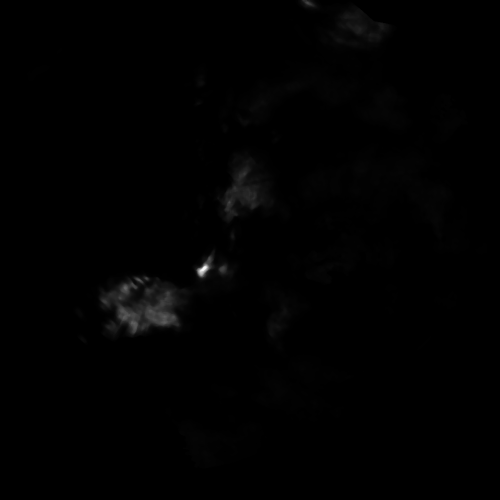
#> input picture radarimages/0000_20181102070200.tif, 1000 x 1000 px (shown at 1/2 size); its folder holds 4 pictures in this run; the run also reads 1 picture not shown here
$ python opticalflow.py
#> lines starting #> are read from the running program, lines starting #| are printed output that depends on the picture
'''
In this test, we use two sucessive radar images to predict the onset images,
and compare the POD/FAR with original one.
we select the two events from last year's radar sequences.
'''

import cv2
import numpy as np
from PIL import Image
import os
import matplotlib.pyplot as plt
import matplotlib.animation as animation
from skimage import transform as tf
import dateutil
import datetime
from sklearn.preprocessing import PolynomialFeatures
from sklearn.linear_model import LinearRegression
from scipy.ndimage import map_coordinates
import skimage.transform as sktf

# Define some hyperparameters for optical flow
# Shi-Tomasi coner detection
FEATURE_PARAMS = dict( maxCorners = 100,
                       qualityLevel = 0.3,
                       minDistance = 7,
                       blockSize = 7 )

LK_PARAMS= dict( winSize  = (15,15),
                  maxLevel = 2,
                  criteria = (cv2.TERM_CRITERIA_EPS | cv2.TERM_CRITERIA_COUNT,
                   10, 0.03))
# ====== model configurations ========
IMAGE_PATH= '../radarimages'

MODEL= LinearRegression()

TRANSFORMATION= sktf.AffineTransform()

def prep_radar_data(path=IMAGE_PATH):
    global IMAGE_PATH
    tiffs= sorted(os.listdir(IMAGE_PATH))[:10]
    ind=1
    while True:
        if ind>=len(tiffs):
            break
        prev= os.path.join(IMAGE_PATH,tiffs[ind-1])
        now_img= os.path.join(IMAGE_PATH,tiffs[ind])
        prev= np.array(Image.open(prev))
        prev= (prev/prev.max()*255.).astype(np.uint8)
        now_img= np.array(Image.open(now_img))
        now_img= (now_img/now_img.max()*255).astype(np.uint8)
        curr_time= tiffs[ind].split('.')[0].split('_')[-1]
        ind+=1
        print('processing: ', curr_time)
        yield prev, now_img, dateutil.parser.parse(curr_time)

def optical_flow(src, dst, frame,time, lead_steps=15, show_points=False):
    global TRANSFORMATION
    last_frame= frame.copy()
    for it in range(lead_steps+1):
        if it==0:
            yield frame,time
        else:
            time+= datetime.timedelta(minutes=2)
            b= TRANSFORMATION.estimate(src, dst[it-1])
            if not b:
                raise ValueError('transformation failed...')

            #nowcast
            nowcast_frame = sktf.warp(last_frame/255., TRANSFORMATION.inverse)

            nowcast_frame = (nowcast_frame*255.).astype('uint8')

            print('predict: ', time)
            yield nowcast_frame, time

def _trf(path=IMAGE_PATH, lead_steps=15):
#> called with path = '../radarimages', lead_steps = 15
    global IMAGE_PATH, MODEL
    first= True
    x= []
    y= []
    for i, (old, new, time) in enumerate(prep_radar_data(path)):
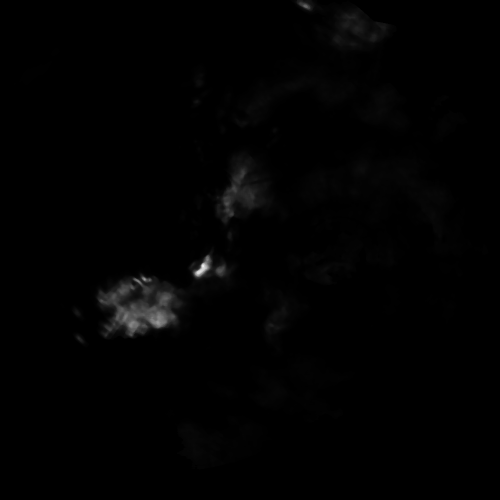
#> input picture radarimages/0000_20181102070400.tif, 1000 x 1000 px (shown at 1/2 size)
        if old.shape!=(1000,1000):
            assert ValueError('Input data is invalid, expected (1000,1000) but %s received.'%(str(old.shape)))
        #coner feature track applicable only for the first
        if first:
            p0 = cv2.goodFeaturesToTrack(old, mask = None, **FEATURE_PARAMS)
#> p0 = [[412, 533], [396, 539], [402, 549]]
            first=False
        else:
            p0= p1.copy()
        #LK algorithm
        p1, st, err = cv2.calcOpticalFlowPyrLK(old, new, p0, None, **LK_PARAMS)
#> p1 = [[410.3, 529.6], [389.9, 543.2], [395.9, 550.7]]; st = [1, 1, 1]; err = [27.54, 9.91, 13.85]
        #select some good points
        good_old= p0[st==1]
#> good_old = [[412, 533], [396, 539], [402, 549]]
        good_new= p1[st==1]
#> good_new = [[410.3, 529.6], [389.9, 543.2], [395.9, 550.7]]

        # mark those good points
        for ii, (old_pt, good_pt) in enumerate(zip(good_old, good_new)):
            a,b= old_pt.ravel()
            c,d= good_pt.ravel()
            x.append(c) ### edit here
            y.append(d)
            frame= cv2.line(new, (a,b),(c,d),(255,0,0),2)
            frame= cv2.circle(new, (c,d),5, (0,0,255),-1)
#> this loop made 3 passes
#> (a, b, c, d) on passes 1 to 3: (412, 533, 410.3, 529.6), (396, 539, 389.9, 543.2), (402, 549, 395.9, 550.7)
#> after the loop, x = [410.3, 389.9, 395.9]; y = [529.6, 543.2, 550.7]
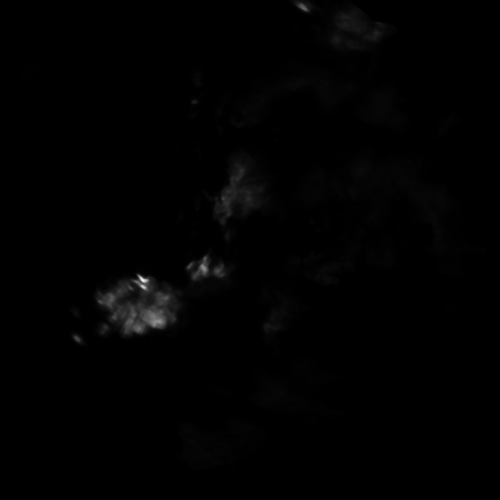
#> input picture radarimages/0000_20181102070600.tif, 1000 x 1000 px (shown at 1/2 size)
#> pass 2 of the loop in _trf, `for i, (old, new, time) in enumerate(prep_radar_data(path)):`:
#> in _trf, `p0= p1.copy()`: p0 = [[410.3, 529.6], [389.9, 543.2], [395.9, 550.7]]
#> p1 = [[366.1, 598.5], [405.8, 533.3], [407.3, 534.2]]; err = [143.6, 48.93, 64.31]
#> in _trf, `p1, st, err = cv2.calcOpticalFlowPyrLK(old, new, p0, None, **LK_PARAMS)`:
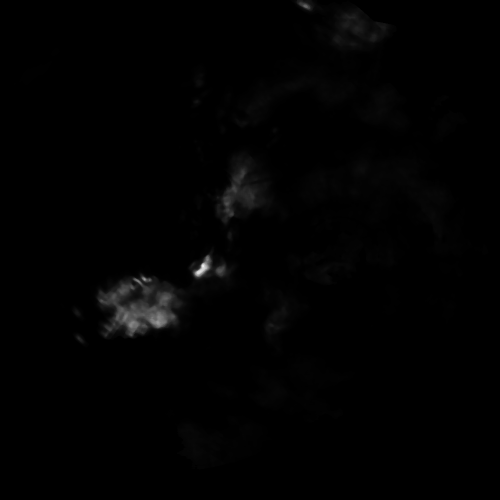
#> old: shape (1000, 1000) (shown at 1/2 size); min 0, max 255, mean 1.9
#> good_old = [[410.3, 529.6], [389.9, 543.2], [395.9, 550.7]]
#> good_new = [[366.1, 598.5], [405.8, 533.3], [407.3, 534.2]]
#> the loop in _trf, `for ii, (old_pt, good_pt) in enumerate(zip(good_old, good_new)):` made 3 passes
#> (a, b, c, d) on passes 1 to 3: (410.3, 529.6, 366.1, 598.5), (389.9, 543.2, 405.8, 533.3), (395.9, 550.7, 407.3, 534.2)
#> pass 1, in _trf, `frame= cv2.circle(new, (c,d),5, (0,0,255),-1)`:
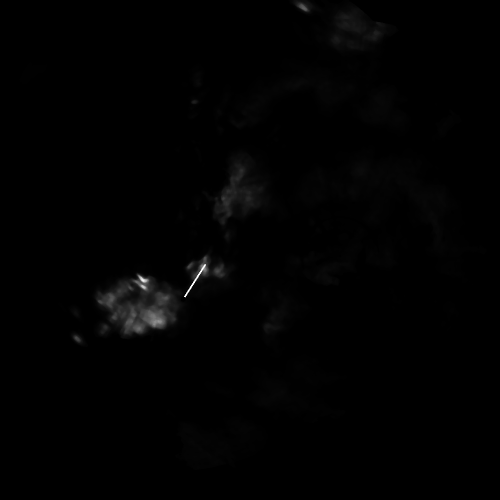
#> frame: shape (1000, 1000) (shown at 1/2 size); min 0, max 255, mean 1.7
#> after the loop in _trf, `for ii, (old_pt, good_pt) in enumerate(zip(good_old, good_new)):`: x = [410.3, 389.9, 395.9, 366.1, 405.8, 407.3]; y = [529.6, 543.2, 550.7, 598.5, 533.3, 534.2]
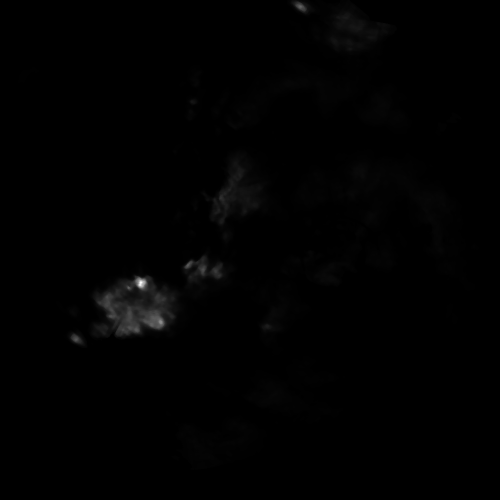
#> input picture radarimages/0000_20181102070800.tif, 1000 x 1000 px (shown at 1/2 size)

    # filter out those paths that are not consistent
    x= np.array(x).reshape(i+1,ii+1); y= np.array(y).reshape(i+1,ii+1);
#> after `x = np.array(x).reshape(i + 1, ii + 1)`: x = [[410.3, 389.9, 395.9], [366.1, 405.8, 407.3], [363.4, 405.4, 405]]
#> after `y = np.array(y).reshape(i + 1, ii + 1)`: y = [[529.6, 543.2, 550.7], [598.5, 533.3, 534.2], [613.6, 543.9, 541.1]]
    # [5 lines of commented-out code are left out]
    x_new= np.full((lead_steps,x.shape[1]), np.nan)
    y_new= np.full((lead_steps,y.shape[1]), np.nan)

    for p in range(x.shape[1]):

        x_train= x[:,p]
        y_train= y[:,p]

        X= np.arange(x.shape[0]+lead_steps)
        # we use polynomial extrapolation
        polyfeatures= PolynomialFeatures(degree=2)
        X= polyfeatures.fit_transform(X.reshape(-1,1))
        X_train= X[:x.shape[0],:]
        X_pred= X[x.shape[0]:,:]

        x_pred= MODEL.fit(X_train, x_train).predict(X_pred)
        y_pred= MODEL.fit(X_train, y_train).predict(X_pred)

        x_new[:,p]= x_pred
        y_new[:,p]= y_pred
#> this loop made 3 passes
#> (x_train, y_train) on passes 1 to 3: ([410.3, 366.1, 363.4], [529.6, 598.5, 613.6]), ([389.9, 405.8, 405.4], [543.2, 533.3, 543.9]), ([395.9, 407.3, 405], [550.7, 534.2, 541.1])
#> after the loop, x_new = 15 rows, first 8: [402.1, 388.8, 388.9], [482.4, 356, 359], [604.1, 306.9, 315.3], [767.3, 241.6, 257.8], [971.9, 160.1, 186.6], [1218.1, 62.33, 101.5], [1505.7, -51.68, 2.71], [1834.8, -181.9, -109.9]; y_new = 15 rows, first 8: [575.2, 574.9, 571.5], [483, 626.4, 625.3], [337.2, 698.3, 702.5], [137.8, 790.7, 803.1], [-115.4, 903.6, 927.2], [-422.2, 1036.9, 1074.7], [-782.6, 1190.6, 1245.5], [-1196.7, 1364.9, 1439.9]

    # stack x and y
    # print(x[-1,:].reshape(-1,1))
    src= np.hstack([x[-1,:].reshape(-1,1), y[-1,:].reshape(-1,1)])
#> src = [[363.4, 613.6], [405.4, 543.9], [405, 541.1]]
    # stack prediction
    dst= np.array([np.hstack([x_new[i,:].reshape(-1,1), y_new[i,:].reshape(-1,1)]) for i in range(x_new.shape[0])])
    # print(src, dst)
    return src, dst, new, time


def pnt_warp(src, dst,method='affine'):

    return tf.estimate_transform(method, src, dst)


def update(args):
    frame= args[0]
    title= args[1]
    name= title.strftime('0000_%Y%m%d%H%M%S.tif')
    gt= np.array(Image.open('../radarimages/%s'%name))
    ax[0].imshow(((gt/gt.max())*255.).astype(np.uint8))
    ax[0].set_title(str(title)+'_ground truth')
    ax[1].imshow(frame)
    ax[1].set_title(str(title)+'_prediction')


if __name__=='__main__':
    src, dst, frame, time= _trf()
#> src = [[363.4, 613.6], [405.4, 543.9], [405, 541.1]]
    fig, ax= plt.subplots(1,2, figsize=(10,8))
    ani = animation.FuncAnimation(fig,update,optical_flow(src,dst,frame,time), interval=0)
    ani.save('optical_flow.gif', writer='imagemagick', fps=1,bitrate=50)
#> in update, gt is the input picture: shape (1000, 1000) uint16; min 0, max 21095, mean 124.4
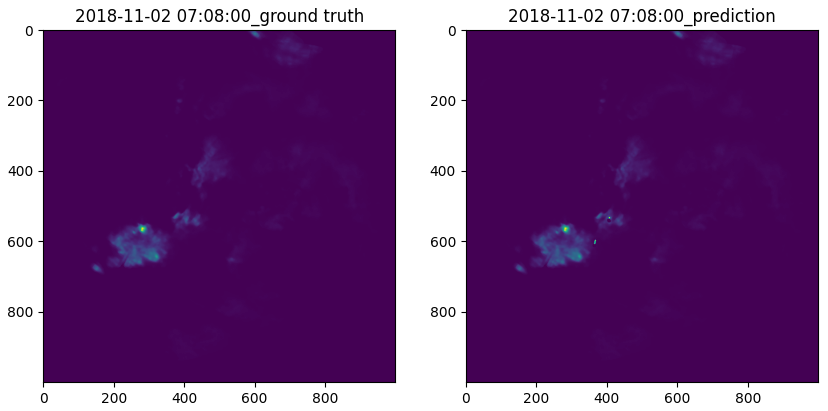
#> figure drawn by matplotlib, 2 panels
#> (the run stopped early here; a loop or call above may not have finished)
